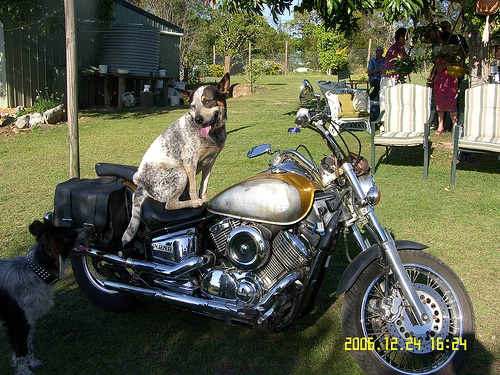
%> input picture data/JPEGImages/2007_009084.jpg, 500 x 375 px
$ octave --eval "testCMF;"   (GNU Octave 9; MATLAB toolbox functions it lacks are replaced by stand-ins)
%> lines starting %> are read from the running program, lines starting %| are printed output that depends on the picture
### test/extractSeeds.m
function [seeds] = extractSeeds(I, px, py, width, height)
	assert(px >= 1 & py >= 1 & width >= 1 & height >= 1);
	assert(px + height -1 <= size(I, 1));
	assert(py + width -1 <= size(I, 2));

	seeds = I(px:px+height-1, py:py+width-1, :);
    seeds = reshape(seeds, width*height, 3);
end

### test/computeCapacity.m
function [C] = computeCapacity(I, seeds)
	rows = size(I, 1);
	cols = size(I, 2);

    I = reshape(I, rows*cols, 3);
	C = ones(rows, cols);

    for s  = seeds'
        Cnow = sum(abs(I - repmat(s', rows*cols, 1)), 2);
        Cnow = reshape(Cnow, rows, cols);
        C = min(C, Cnow);
%         C = C + Cnow;
    end

    C = (C+0.1).^-1;

%     C = C / numel(seeds);
end

### external_code/colgrad.m
function Igrad = colgrad(I)
% Gradient image of a multi-spectral image.
%
% It calculates the maximum rate of change in the pixel value (gradient)
% along the spectral dimensions. It is the implementation of the gradient
% calculation algorithm described by Di Zenzo (1986).
%
% It uses sobel operators to estimate the rate of change along the
% x and y axis for each channel. eg. RGB image and r,g,b unitary vectors.
%
% u = r.dR/dx + g.dG/dx + b.dB/dx
% v = r.dR/dy + g.dG/dy + b.dB/dy
%
% Tensor coefficients:
% gxx = <u,u> = u'.u
% gyy = <v,v> = v'.v
% gxy = <u,v> = u'.v
%
% Input image, I
% --------------
% The input image I should be a 3-D multidimensional array with the third
% dimension corresponding to the spectral components. It works with any
% multispectral image and not just with threebands (eg. RGB).
% The class can be uint8, uint16, int16, single, or double, and it
% must be nonsparse.
%
% Output image, Igrad
% -------------------
% The output image is the gradient image and is of class double
%
% Example 1
% ---------
%   I = imread('peppers.png');
%   Igrad = colgrad(I);
%   figure, imshow(Igrad), title('Image gradient: peppers')
%   level = graythresh(Igrad);
%   figure, imshow(Igrad>level), title('Threshold image: peppers')
%
% Example 2
% ---------
%   I = multibandread('paris.lan', [512, 512, 7], 'uint8=>uint8',128,...
%   'bil', 'ieee-le', {'Band','Direct',[1:7]});
%   Igrad = colgrad(I);
%   figure, imshow(Igrad), title('Image gradient: paris')
%   level = graythresh(Igrad);
%   figure, imshow(Igrad>level), title('Threshold image: paris')
%
%   Carlos Gias
%   Date: 21/08/2011

% Reference:
% Di Zenzo, A. Note on the Gradient of a Multi-Image (1986)
% Computer Vision, Graphics, and Image Processing 33, 116-125.

% Normalize the original image between 0-1
max_int = double(max(I(:)));
In = double(I)/max_int;

% Image dimensions
[n_y, n_x, n_ch] = size(In);

% Convolve the image accross channels for horizontal and vertical axis
% using sobel operators to calculate the partial derivatives
h_hor = 0.25*fspecial('sobel');
h_ver = h_hor';

I_h = zeros(n_y,n_x,n_ch);
I_v = zeros(n_y,n_x,n_ch);
for i=1:n_ch
    I_h(:,:,i) = imfilter(In(:,:,i), h_hor, 'replicate');
    I_v(:,:,i) = imfilter(In(:,:,i), h_ver, 'replicate');
end

% Calculate the tensor coefficients
gxx = sum(I_h.^2, 3);
gyy = sum(I_v.^2, 3);
gxy = sum(abs(I_h.*I_v), 3);

% Calculate the direction of the maximum rate of change (Di Zenzo, 1986)
teta = 0.5*atan(2*gxy./(gxx - gyy));
teta_pi_half = teta+pi/2;

% F is the value of the rate of change at (x,y) for any direction
% The maximum F will be at either teta or teta+pi/2
Fteta = sqrt(0.5*((gxx+gyy) + (gxx-gyy).*cos(2*teta) + 2*gxy.*sin(2*teta)));
Fteta_pi_half = sqrt(0.5*((gxx+gyy) + (gxx-gyy).*cos(2*teta_pi_half) + 2*gxy.*sin(2*teta_pi_half)));
max_F = max([Fteta(:), Fteta_pi_half(:)],[],2);
Igrad = reshape(max_F,n_y,n_x);

### test/testCMF.m
function testCMF()
    addpath('../external_code')
    addpath('../external_code/CMF v1.0');

	%img_name = '2010_000238'; % airplane and people
    img_name = '2007_009084'; % dogs, motorbike, chairs, people
    %img_name = '2010_002868'; % buses
    %img_name = '2010_003781'; % cat, bottle, potted plants

    I = imread(['../data/JPEGImages/' img_name '.jpg']);
%> I is the input picture: size 375x500x3 uint8; mean R, G, B 91.6, 94.7, 75.2
    I = single(I)/255;
%> I: size 375x500x3 single

    rows = size(I, 1);
    cols = size(I, 2);

    width = 20;
    height = 20;

    foregroundSeeds = extractSeeds(I, 150, 165, width, height);
%> in extractSeeds, `seeds = reshape(seeds, width*height, 3);`: seeds = 400 rows, first 12: [0.914 0.898 0.863; 0.988 0.973 0.937; 0.961 0.945 0.91; 0.973 0.957 0.914; 0.98 0.965 0.929; 0.988 0.969 0.945; 1 0.996 0.98; 1 0.996 0.973; 1 0.988 0.945; 0.976 0.965 0.89; 0.933 0.925 0.843; 0.976 0.957 0.878]
%> foregroundSeeds has the same summary as seeds in extractSeeds

    backgroundSeeds = extractSeeds(I, 1, 1, cols, 1);
%> in extractSeeds (call 2), `seeds = reshape(seeds, width*height, 3);`: seeds = 500 rows, first 12: [0.0706 0.0863 0.0275; 0.0549 0.0706 0.0118; 0.0588 0.0824 0.0275; 0.0706 0.0941 0.0392; 0.0706 0.102 0.051; 0.0118 0.0549 0; 0.051 0.0941 0.0314; 0.122 0.173 0.106; 0.0667 0.11 0.0784; 0 0.0431 0.0196; 0.0196 0.0706 0.0353; 0.0314 0.0824 0.0431]
%> backgroundSeeds has the same summary as seeds in extractSeeds
    backgroundSeeds = [backgroundSeeds; extractSeeds(I, 1, 1, 1, rows)];
%> in extractSeeds (call 3), `seeds = reshape(seeds, width*height, 3);`: seeds = 375 rows, first 12: [0.0706 0.0863 0.0275; 0.0941 0.11 0.0431; 0.0784 0.098 0.00784; 0.098 0.118 0.0314; 0.0667 0.0941 0.0314; 0.0902 0.125 0.0588; 0.0549 0.102 0.0157; 0.0745 0.129 0; 0.0784 0.141 0; 0.11 0.176 0; 0.11 0.18 0; 0.176 0.243 0.0667]
%> backgroundSeeds = 875 rows, first 12: [0.0706 0.0863 0.0275; 0.0549 0.0706 0.0118; 0.0588 0.0824 0.0275; 0.0706 0.0941 0.0392; 0.0706 0.102 0.051; 0.0118 0.0549 0; 0.051 0.0941 0.0314; 0.122 0.173 0.106; 0.0667 0.11 0.0784; 0 0.0431 0.0196; 0.0196 0.0706 0.0353; 0.0314 0.0824 0.0431]
    backgroundSeeds = [backgroundSeeds; extractSeeds(I, 1, cols, 1, rows)];
%> in extractSeeds (call 4), `seeds = reshape(seeds, width*height, 3);`: seeds = 375 rows, first 12: [0.31 0.204 0.161; 0.353 0.239 0.176; 0.42 0.278 0.176; 0.38 0.243 0.133; 0.369 0.259 0.176; 0.373 0.275 0.188; 0.475 0.38 0.239; 0.388 0.333 0.157; 0.435 0.451 0.255; 0.478 0.545 0.333; 0.757 0.871 0.62; 0.129 0.227 0]
%> backgroundSeeds = 1250 rows, first 12: [0.0706 0.0863 0.0275; 0.0549 0.0706 0.0118; 0.0588 0.0824 0.0275; 0.0706 0.0941 0.0392; 0.0706 0.102 0.051; 0.0118 0.0549 0; 0.051 0.0941 0.0314; 0.122 0.173 0.106; 0.0667 0.11 0.0784; 0 0.0431 0.0196; 0.0196 0.0706 0.0353; 0.0314 0.0824 0.0431]
    backgroundSeeds = [backgroundSeeds; extractSeeds(I, rows, 1, cols, 1)];
%> in extractSeeds (call 5), `seeds = reshape(seeds, width*height, 3);`: seeds = 500 rows, first 12: [0.0588 0.102 0.0863; 0.106 0.149 0.125; 0.0353 0.0784 0.0471; 0.0588 0.102 0.0706; 0.0588 0.098 0.0667; 0.0471 0.0745 0.0471; 0.0471 0.0549 0.0431; 0.0392 0.0471 0.0431; 0.0392 0.0549 0.051; 0.0902 0.114 0.106; 0.106 0.141 0.122; 0.0784 0.122 0.098]
%> backgroundSeeds = 1750 rows, first 12: [0.0706 0.0863 0.0275; 0.0549 0.0706 0.0118; 0.0588 0.0824 0.0275; 0.0706 0.0941 0.0392; 0.0706 0.102 0.051; 0.0118 0.0549 0; 0.051 0.0941 0.0314; 0.122 0.173 0.106; 0.0667 0.11 0.0784; 0 0.0431 0.0196; 0.0196 0.0706 0.0353; 0.0314 0.0824 0.0431]

% [6 lines of commented-out code are left out]

    Cs = computeCapacity(I, foregroundSeeds);
%> the loop in computeCapacity, `for s  = seeds'` made 400 passes
%> s on passes 1 to 3: [0.914; 0.898; 0.863], [0.988; 0.973; 0.937], [0.961; 0.945; 0.91]
    Ct = computeCapacity(I, backgroundSeeds);
%> the loop in computeCapacity (call 2), `for s  = seeds'` made 1750 passes
%> s on passes 1 to 3: [0.0706; 0.0863; 0.0275], [0.0549; 0.0706; 0.0118], [0.0588; 0.0824; 0.0275]
%> pass 1, in computeCapacity (call 2), `C = min(C, Cnow);`:
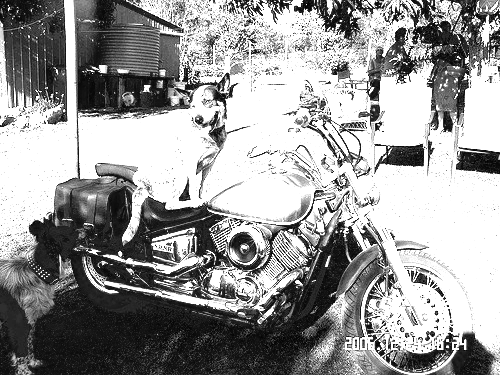
%> C: size 375x500 single; min 0, max 1, mean 0.602
%> after the loop in computeCapacity (call 2), `for s  = seeds'`:
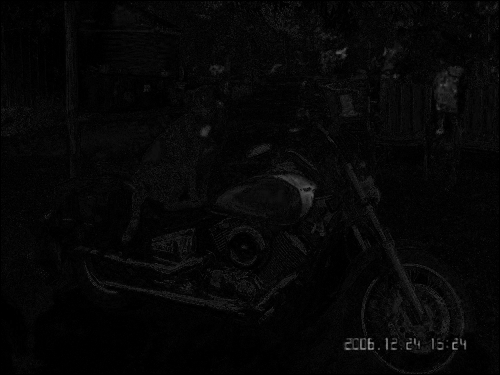
%> C: size 375x500 single; min 0, max 0.62, mean 0.0283
%> in computeCapacity (call 2), `C = (C+0.1).^-1;`:
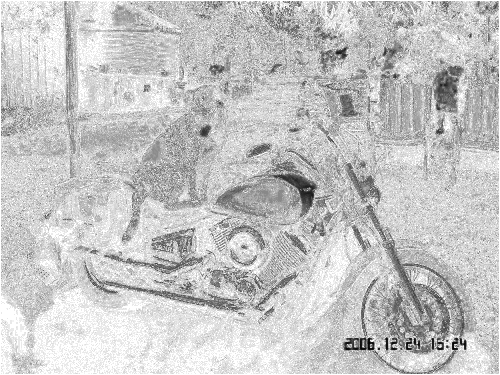
%> C: size 375x500 single; min 1.39, max 10, mean 8.07; drawn with min black and max white
% [7 lines of commented-out code are left out]

    CG = colgrad(I);
%> in colgrad, `max_int = double(max(I(:)));`: max_int = 1
%> after the loop in colgrad, `for i=1:n_ch`:
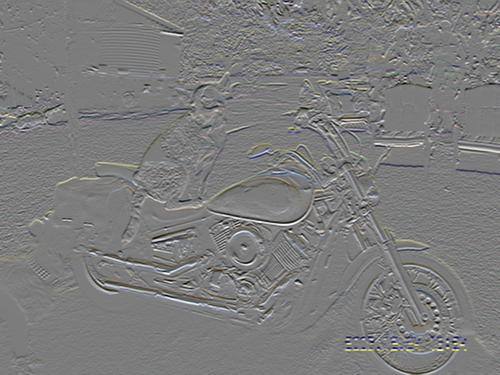
%> I_h: size 375x500x3 double; mean R, G, B 0.000661, 0.000663, 0.000313; drawn with min black and max white
%> after the loop in colgrad, `for i=1:n_ch`:
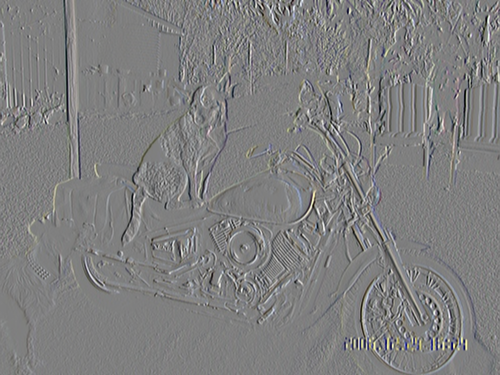
%> I_v: size 375x500x3 double; mean R, G, B -0.000717, -0.000609, -0.000423; drawn with min black and max white
%> in colgrad, `teta = 0.5*atan(2*gxy./(gxx - gyy));`:
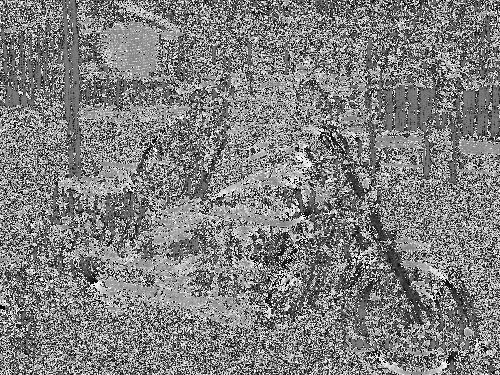
%> teta: size 375x500 double; 0.02% of the values are NaN or infinite; the others: min -0.785, max 0.785, mean 0.000179; drawn with min black, max white, NaN and infinite black
    penalty = 0.5*(CG + 0.5).^-1;
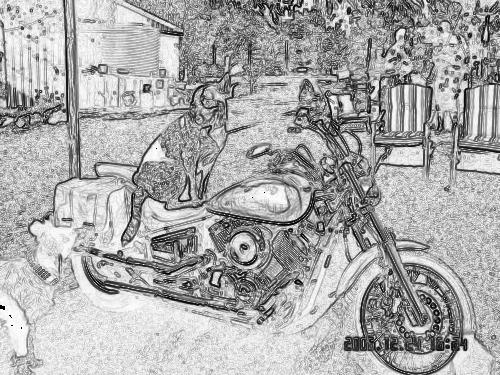
%> penalty: size 375x500 double; 0.02% of the values are NaN or infinite; the others: min 0.22, max 1, mean 0.742; drawn with min black, max white, NaN and infinite black


    varParas = [rows; cols; 300; 1e-4; 0.3; 0.16];
%     para 0,1 - rows, cols of the given image
%     para 2 - the maximum number of iterations
%     para 3 - the error bound for convergence
%     para 4 - cc for the step-size of augmented Lagrangian method
%     para 5 - the step-size for the graident-projection of p

%> (the run ends here)

$ run again, with data/JPEGImages/2010_000238.jpg copied over data/JPEGImages/2007_009084.jpg
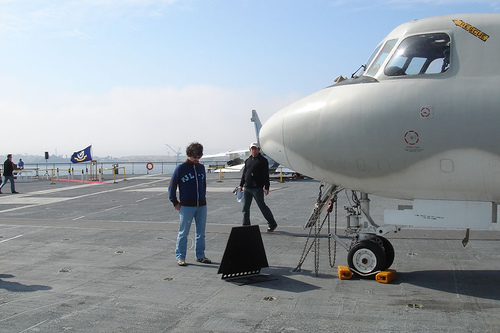
%> input picture data/JPEGImages/2010_000238.jpg, 500 x 333 px
%> in testCMF, I is the input picture: size 333x500x3 uint8; mean R, G, B 148.7, 156.7, 163
%> I: size 333x500x3 single
%> in extractSeeds, `seeds = reshape(seeds, width*height, 3);`: seeds = 400 rows, first 12: [0.843 0.855 0.875; 0.839 0.859 0.882; 0.839 0.859 0.882; 0.831 0.851 0.875; 0.827 0.847 0.871; 0.831 0.851 0.875; 0.773 0.792 0.816; 0.71 0.722 0.741; 0.682 0.694 0.714; 0.714 0.725 0.745; 0.671 0.682 0.71; 0.671 0.69 0.714]
%> foregroundSeeds has the same summary as seeds in extractSeeds
%> in extractSeeds (call 2), `seeds = reshape(seeds, width*height, 3);`: seeds = 500 rows, first 12: [0.91 0.945 0.973; 0.91 0.945 0.973; 0.918 0.945 0.984; 0.922 0.949 0.988; 0.925 0.953 0.992; 0.922 0.953 0.996; 0.914 0.953 0.992; 0.91 0.949 0.988; 0.914 0.945 0.988; 0.914 0.945 0.996; 0.91 0.945 1; 0.91 0.945 1]
%> in testCMF, `backgroundSeeds = extractSeeds(I, 1, 1, cols, 1);`: backgroundSeeds has the same summary as seeds in extractSeeds
%> in extractSeeds (call 3), `seeds = reshape(seeds, width*height, 3);`: seeds = 333 rows, first 12: [0.91 0.945 0.973; 0.91 0.949 0.984; 0.898 0.949 0.984; 0.882 0.937 0.988; 0.878 0.929 0.992; 0.886 0.937 1; 0.89 0.945 0.996; 0.886 0.941 0.984; 0.898 0.945 1; 0.89 0.945 0.988; 0.886 0.941 0.984; 0.878 0.945 0.984]
%> in testCMF, `backgroundSeeds = [backgroundSeeds; extractSeeds(I, 1, 1, 1, rows)];`: backgroundSeeds = 833 rows, first 12: [0.91 0.945 0.973; 0.91 0.945 0.973; 0.918 0.945 0.984; 0.922 0.949 0.988; 0.925 0.953 0.992; 0.922 0.953 0.996; 0.914 0.953 0.992; 0.91 0.949 0.988; 0.914 0.945 0.988; 0.914 0.945 0.996; 0.91 0.945 1; 0.91 0.945 1]
%> in extractSeeds (call 4), `seeds = reshape(seeds, width*height, 3);`: seeds = 333 rows, first 12: [0.659 0.749 0.875; 0.639 0.737 0.859; 0.62 0.733 0.859; 0.6 0.729 0.859; 0.592 0.725 0.871; 0.588 0.722 0.871; 0.6 0.71 0.863; 0.62 0.722 0.867; 0.612 0.737 0.886; 0.588 0.718 0.855; 0.573 0.71 0.859; 0.565 0.722 0.863]
%> in testCMF, `backgroundSeeds = [backgroundSeeds; extractSeeds(I, 1, cols, 1, rows)];`: backgroundSeeds = 1166 rows, first 12: [0.91 0.945 0.973; 0.91 0.945 0.973; 0.918 0.945 0.984; 0.922 0.949 0.988; 0.925 0.953 0.992; 0.922 0.953 0.996; 0.914 0.953 0.992; 0.91 0.949 0.988; 0.914 0.945 0.988; 0.914 0.945 0.996; 0.91 0.945 1; 0.91 0.945 1]
%> in extractSeeds (call 5), `seeds = reshape(seeds, width*height, 3);`: seeds = 500 rows, first 12: [0.482 0.506 0.498; 0.529 0.553 0.545; 0.502 0.525 0.518; 0.49 0.514 0.506; 0.514 0.537 0.529; 0.514 0.537 0.529; 0.502 0.525 0.518; 0.494 0.518 0.51; 0.486 0.502 0.498; 0.518 0.525 0.522; 0.518 0.525 0.522; 0.537 0.545 0.541]
%> in testCMF, `backgroundSeeds = [backgroundSeeds; extractSeeds(I, rows, 1, cols, 1)];`: backgroundSeeds = 1666 rows, first 12: [0.91 0.945 0.973; 0.91 0.945 0.973; 0.918 0.945 0.984; 0.922 0.949 0.988; 0.925 0.953 0.992; 0.922 0.953 0.996; 0.914 0.953 0.992; 0.91 0.949 0.988; 0.914 0.945 0.988; 0.914 0.945 0.996; 0.91 0.945 1; 0.91 0.945 1]
%> the loop in computeCapacity, `for s  = seeds'` made 400 passes
%> s on passes 1 to 3: [0.843; 0.855; 0.875], [0.839; 0.859; 0.882], [0.839; 0.859; 0.882]
%> the loop in computeCapacity (call 2), `for s  = seeds'` made 1666 passes
%> s on passes 1 to 3: [0.91; 0.945; 0.973], [0.91; 0.945; 0.973], [0.918; 0.945; 0.984]
%> in computeCapacity (call 2), `C = (C+0.1).^-1;`:
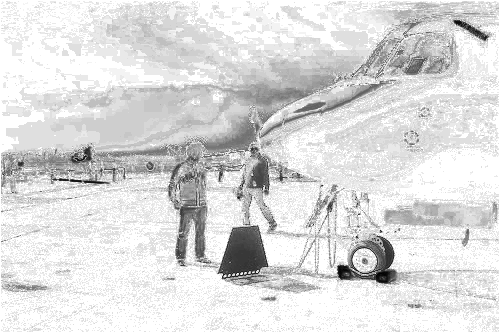
%> C: size 333x500 single; min 1.38, max 10, mean 8.83; drawn with min black and max white
%> max_int = 1
%> in testCMF, `penalty = 0.5*(CG + 0.5).^-1;`:
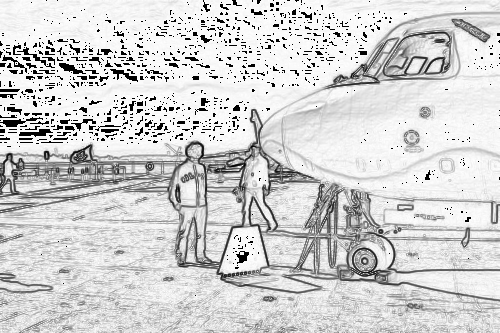
%> penalty: size 333x500 double; 3.98% of the values are NaN or infinite; the others: min 0.239, max 1, mean 0.891; drawn with min black, max white, NaN and infinite black
